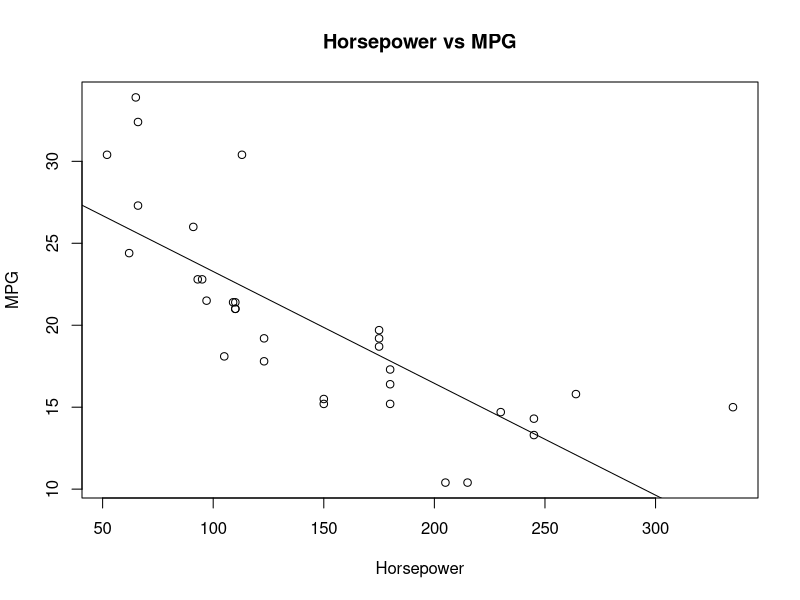

Generate this figure with R:

#####################################################
# 2021 Spring STAT 255 - Exam 2
#
#
# NAME: 
#
#####################################################



# Problem 1. The two parts of this problem both use the built-in dataset
# 'mtcars'.
#
# Part a) Two variables in the mtcars dataset are horsepower (hp) and
# miles per gallon (mpg).  Use the lm() function to fit a linear model to these 
# data where mpg is the dependent variable (ie y) and hp is the independent 
# variable. (ie x). Then produce a plot with the data points along with the 
# regression line.

x=mtcars$hp
y=mtcars$mpg
lm(y~x)
plot(x,y, xlab = "Horsepower", ylab = "MPG", main = "Horsepower vs MPG")
abline(lm(y~x))


# Part b}  Using mtcars again, perform a t-test to compare the mean weight (wt)
# between cars with 6 cylinders and those with 8 cylinders.  Perform the
# hypothesis test using the alternative that cars with less cylinders should
# weigh less on average.

x=mtcars$wt
SixWt=x[which(mtcars$cyl==6)]
EightWt=x[which(mtcars$cyl==8)]
t.test(SixWt,EightWt,alternative = "less")



# Problem 2. COnsider the following simple game

dice <- sample(1:6, 2, replace=TRUE)
if (dice[1] == dice[2]) { win <- 8
} else if (dice[1] < dice[2])  { win <- -1
} else {win<--2}

# a) Write a function called playgame which plays the game one time and returns
#    the quantity win

playgame <- function() {
  dice <- sample(1:6, 2, replace = TRUE)
  
  if (dice[1] == dice[2]) {
    win <- 8
  } else if (dice[1] < dice[2]) {
    win <- -1
  } else {
    win <- -2
  }
  
  return(win)
}

# b) Write a function called simgame that has an argument of the number of times 
#    played and returns the average value of win for these plays.

Simgame <- function(N) {
  total_win <- 0
  
  for (k in 1:N) {
    total_win <- total_win + playgame()
  }
  
  average_win <- total_win / N
  return(average_win)
}


# C) Run your simgame function with argument 10000.  Does output of your
#    simulation make you believe that this game is a long run winner for the player? 

Simgame(10000)


# Problem 3
# The following function attempts to find the median of a numerical vector.  However it is 
# not working correctly.  Your job is to find and fix the mistake.

mymedian = function(v) {
  sortedv = sort(v)
  a=length(v)
  if (a %% 2 == 1) {
    return(sortedv[(a-1)/2])
  } else {
    return(mean(sortedv[c(a/2,a/2+1)]))
  } 
}

#Corrected 

mymedian = function(v) {
  sortedv = sort(v)
  a=length(v)
  if (a %% 2 == 1) {
    return(sortedv[(a+1)/2])
  } else {
    return(mean(sortedv[c(a/2,a/2+1)]))
  } 
}




# Problem 4.
# On day 1, you have 500 dollars in an account. 
#
# On each one of the following days, you randomly decide to 
# either withdraw or deposit 10% of the previous day's 
# account balance.
#
# When the account balance goes below 300 or above 700 dollars, 
# you will close the account.
#
# Complete the blank (...) parts in the following code so that 
# the function returns the number of days the account remains open.

d <- function (bal) {
  # bal is the initial account balance on day 1
  days <- 1
  while ( bal > 300 & bal < 700 ) {
    bal <- bal + sample(c(-0.1, 0.1), 1) * bal
    days <- days+1
    if (bal < 300 | bal > 700) {
      break
    }
  }
  cat("Final Balance: $", round(bal, 2), "\n")
  cat("Days the Account is Open: ", days, "\n")
} 

d(500)



########## End of the exam



